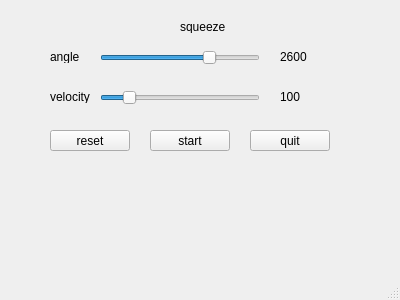
<?xml version="1.0" encoding="UTF-8"?>
<ui version="4.0">
 <class>SqueezeSubWindow</class>
 <widget class="QMainWindow" name="SqueezeSubWindow">
  <property name="geometry">
   <rect>
    <x>0</x>
    <y>0</y>
    <width>400</width>
    <height>300</height>
   </rect>
  </property>
  <property name="windowTitle">
   <string>MainWindow</string>
  </property>
  <widget class="QWidget" name="centralwidget">
   <widget class="QLabel" name="label">
    <property name="geometry">
     <rect>
      <x>180</x>
      <y>20</y>
      <width>47</width>
      <height>13</height>
     </rect>
    </property>
    <property name="text">
     <string>squeeze</string>
    </property>
   </widget>
   <widget class="QLabel" name="angle_label">
    <property name="geometry">
     <rect>
      <x>50</x>
      <y>50</y>
      <width>47</width>
      <height>13</height>
     </rect>
    </property>
    <property name="text">
     <string>angle</string>
    </property>
   </widget>
   <widget class="QSlider" name="angle_slider">
    <property name="geometry">
     <rect>
      <x>100</x>
      <y>50</y>
      <width>160</width>
      <height>16</height>
     </rect>
    </property>
    <property name="minimum">
     <number>2194</number>
    </property>
    <property name="maximum">
     <number>2770</number>
    </property>
    <property name="value">
     <number>2600</number>
    </property>
    <property name="orientation">
     <enum>Qt::Horizontal</enum>
    </property>
   </widget>
   <widget class="QLabel" name="angle_val">
    <property name="geometry">
     <rect>
      <x>280</x>
      <y>50</y>
      <width>47</width>
      <height>13</height>
     </rect>
    </property>
    <property name="text">
     <string>2600</string>
    </property>
   </widget>
   <widget class="QLabel" name="velocity_label">
    <property name="geometry">
     <rect>
      <x>50</x>
      <y>90</y>
      <width>47</width>
      <height>13</height>
     </rect>
    </property>
    <property name="text">
     <string>velocity</string>
    </property>
   </widget>
   <widget class="QSlider" name="velocity_slider">
    <property name="geometry">
     <rect>
      <x>100</x>
      <y>90</y>
      <width>160</width>
      <height>16</height>
     </rect>
    </property>
    <property name="minimum">
     <number>10</number>
    </property>
    <property name="maximum">
     <number>600</number>
    </property>
    <property name="value">
     <number>100</number>
    </property>
    <property name="orientation">
     <enum>Qt::Horizontal</enum>
    </property>
   </widget>
   <widget class="QLabel" name="velocity_val">
    <property name="geometry">
     <rect>
      <x>280</x>
      <y>90</y>
      <width>47</width>
      <height>13</height>
     </rect>
    </property>
    <property name="text">
     <string>100</string>
    </property>
   </widget>
   <widget class="QPushButton" name="reset_btn">
    <property name="geometry">
     <rect>
      <x>50</x>
      <y>130</y>
      <width>80</width>
      <height>21</height>
     </rect>
    </property>
    <property name="text">
     <string>reset</string>
    </property>
   </widget>
   <widget class="QPushButton" name="start_btn">
    <property name="geometry">
     <rect>
      <x>150</x>
      <y>130</y>
      <width>80</width>
      <height>21</height>
     </rect>
    </property>
    <property name="text">
     <string>start</string>
    </property>
   </widget>
   <widget class="QPushButton" name="quit_btn">
    <property name="geometry">
     <rect>
      <x>250</x>
      <y>130</y>
      <width>80</width>
      <height>21</height>
     </rect>
    </property>
    <property name="text">
     <string>quit</string>
    </property>
   </widget>
  </widget>
  <widget class="QMenuBar" name="menubar">
   <property name="geometry">
    <rect>
     <x>0</x>
     <y>0</y>
     <width>400</width>
     <height>20</height>
    </rect>
   </property>
  </widget>
  <widget class="QStatusBar" name="statusbar"/>
 </widget>
 <resources/>
 <connections/>
</ui>
